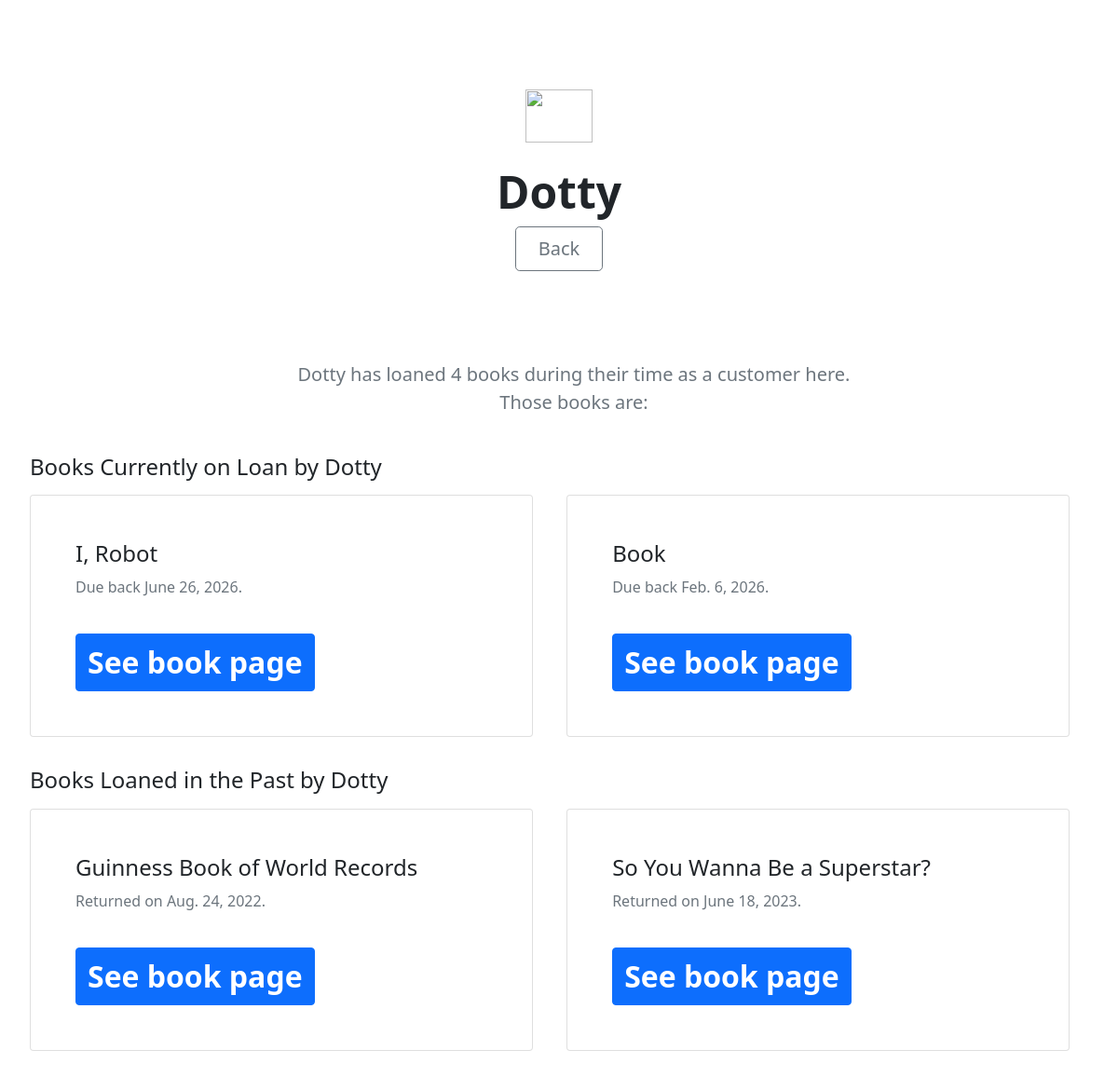
Page /customers/2/ on the committed database.
### libraryapp/models.py (models this page shows, shortened)
class Customer(models.Model):
	id = models.AutoField(primary_key = True)
	name =  models.CharField(max_length = 64)

class Borrow(models.Model):
	id = models.AutoField(primary_key = True)
	book_id = models.ForeignKey('Book', on_delete=models.CASCADE) # the id of the book that this instance of a borrowed book is referencing
	customer_id = models.ForeignKey('Customer', on_delete=models.CASCADE) # cascade means if the reference gets deleted, our instance does too
	due_date = models.DateField(editable = True)

class Book(models.Model):
	id = models.AutoField(primary_key=True)
	year = models.IntegerField()
	author = models.CharField(max_length=64)
	price = models.DecimalField(max_digits=50, decimal_places=2)
	title = models.CharField(max_length=64)
	synopsis = models.CharField(max_length=512)
	category = models.CharField(max_length=64, default="Comedy")
	copies = models.IntegerField(default = 1) # how many copies of the book we have
	def __str__(self):
		return self.title

### libraryapp/views.py (the view)
# urls.py: path('customers/<int:customer_id>/', view_single_customer, name="single_customer"), # one customer
def view_single_customer(request, customer_id):
	single_customer = get_object_or_404(Customer, id=customer_id)
	borrows_all = Borrow.objects.filter(customer_id=single_customer)
	borrows_current = Borrow.objects.filter(customer_id=single_customer, due_date__gte=datetime.date.today())
	borrows_past = Borrow.objects.filter(customer_id=single_customer, due_date__lt=datetime.date.today())
	return render(request, 'single_customer.html', {'customer':single_customer, "borrows_all": borrows_all, 'borrows_current': borrows_current, 'borrows_past': borrows_past})

### libraryapp/templates/single_customer.html (shortened to what this page needs)
{% extends 'base.html' %}
{% block content %}
	<div class="px-4 py-5 my-5 text-center">
		<img class="d-block mx-auto mb-4" src="https://icons.getbootstrap.com/assets/icons/person.svg" alt="" width="72" height="57">
 		<h1 class="display-5 fw-bold"> {{ customer.name }} </h1>
		<div class="d-grid gap-4 d-sm-flex justify-content-sm-center">
			<button type="button" class="btn btn-outline-secondary btn-lg px-4" onClick="javascript:history.go(-1);" >Back</button>
		</div>
	</div>
	{% if borrows_all %}
		<div id="main" style="padding-left: 2rem;">
			{% if borrows_all|length == 1 %}
				<div class="pricing-header p-3 pb-md-4 mx-auto text-center">
					<p class="fs-5 text-muted"> {{customer.name}} has loaned {{ borrows_all|length }} book during their time as a customer here. <br> That book is: </p>
				</div>
			{% else %}
				<div class="pricing-header p-0 pb-md-4 mx-auto text-center">
					<p class="fs-5 text-muted"> {{customer.name}} has loaned {{ borrows_all|length }} books during their time as a customer here. <br> Those books are: </p>
				</div>
			{% endif %}
			{% if borrows_current %}
				<h4 class="card-title" style="margin-bottom: 1rem;"> Books Currently on Loan by {{ customer.name }} </h4>
				{% for b in borrows_current %}
					<div class="card" style="width: 45vw; padding: 2rem; margin-right: 2rem; margin-bottom: 2rem; display: inline-block;">
						<div class="card-body" style="padding: 1rem;">
							<h4 class="card-title" style="margin-bottom: 1rem;"> {{ b.book_id }} </h4>
							<h6 class="card-subtitle mb-2 text-muted">Due back {{ b.due_date }}. </h6>
							<a href="{% url 'single_book' bookid=b.book_id.id %}" class="btn btn-primary" style="font-size: 2rem; font-weight: 600; margin-top: 2rem;">See book page</a>
						</div>
					</div>
				{% endfor %}
			{% endif %}
			{% if borrows_past %}
				<h4 class="card-title" style="margin-bottom: 1rem;"> Books Loaned in the Past by {{ customer.name }} </h4>
				{% for b in borrows_past %}
					<div class="card" style="width: 45vw; padding: 2rem; margin-right: 2rem; margin-bottom: 2rem; display: inline-block;">
						<div class="card-body" style="padding: 1rem;">
							<h4 class="card-title" style="margin-bottom: 1rem;"> {{ b.book_id }} </h4>
							<h6 class="card-subtitle mb-2 text-muted">Returned on {{ b.due_date }}. </h6>
							<a href="{% url 'single_book' bookid=b.book_id.id %}" class="btn btn-primary" style="font-size: 2rem; font-weight: 600; margin-top: 2rem;">See book page</a>
						</div>
					</div>
				{% endfor %}
			{% endif %}
		</div>
	{% endif %}
{% endblock %}

### rows in the picture
Customer: name "Dotty"
Borrow: book_id "I, Robot", due_date "June 26, 2026"
Borrow: book_id "Book", due_date "Feb. 6, 2026"
Borrow: book_id "Guinness Book of World Records", due_date "Aug. 24, 2022"
Borrow: book_id "So You Wanna Be a Superstar?", due_date "June 18, 2023"

### other values in the picture
{{ borrows_all|length }} "4"
